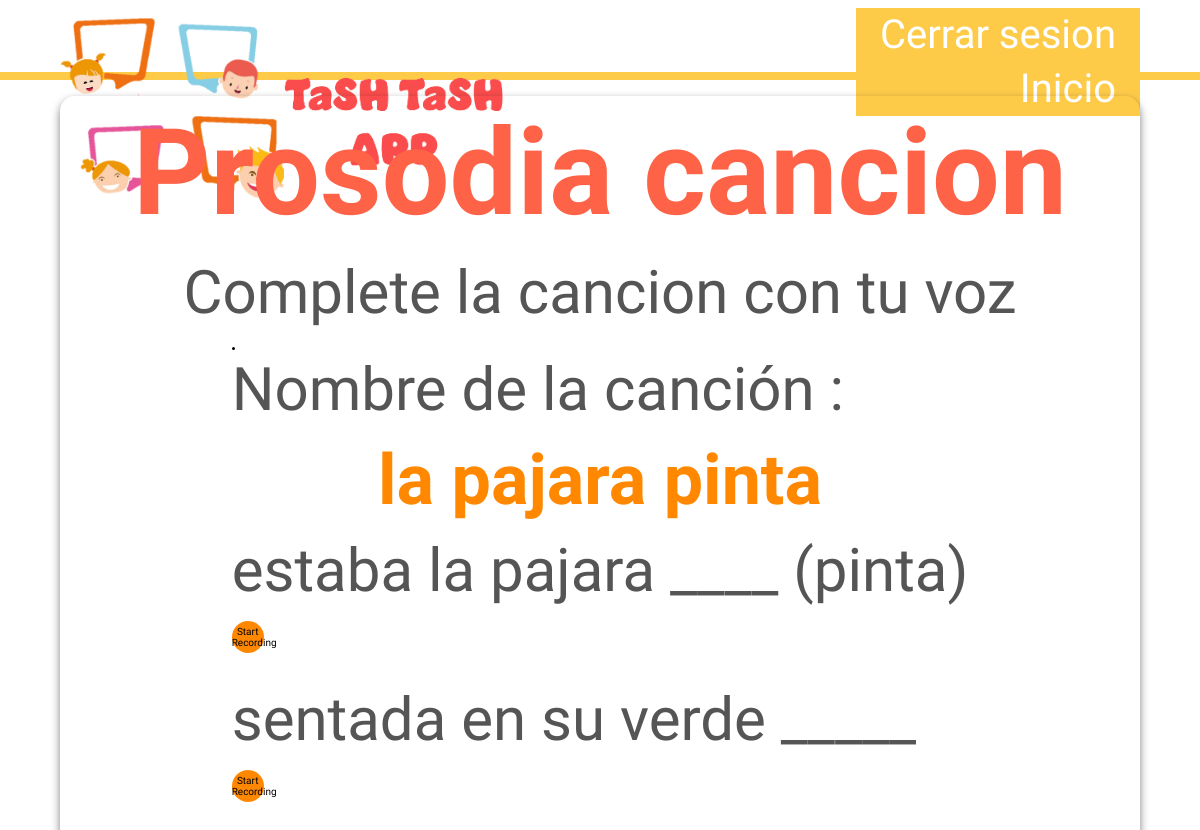
Page /prosodia/prosodia_cancion/ (signed in) on the committed database.
### prosodia/models.py (models this page shows, shortened)
class Prosodia_cancion_info(models.Model):
    nombre= models.TextField(max_length=100, verbose_name="nombre")
    parrafo_1 = models.TextField(max_length=1000, verbose_name="parrafo_1")
    respuesta_1 = models.TextField(max_length=100, verbose_name="respuesta_1")
    parrafo_2 = models.TextField(max_length=1000, verbose_name="parrafo_2")
    respuesta_2 = models.TextField(max_length=100, verbose_name="respuesta_2")
    parrafo_3 = models.TextField(max_length=1000, verbose_name="parrafo_3")
    respuesta_3 = models.TextField(max_length=100, verbose_name="respuesta_3")
    parrafo_4 = models.TextField(max_length=1000, verbose_name="parrafo_4")
    respuesta_4 = models.TextField(max_length=100, verbose_name="respuesta_4")
    parrafo_5 = models.TextField(max_length=1000, verbose_name="parrafo_5")
    respuesta_5 = models.TextField(max_length=100, verbose_name="respuesta_5")

### prosodia/views.py (the view, shortened to what this page needs)
class ProsodiaCancionAPIView(APIView):
    permission_classes = [IsAuthenticated]
    def __init__(self, **kwargs):
        super().__init__(**kwargs)
        cantidad_modulos = Prosodia_cancion_info.objects.count()
        modulo_numero = random.randint(1,cantidad_modulos)
        self.queryset = Prosodia_cancion_info.objects.all()[modulo_numero-1:modulo_numero]
    def get(self, request, format=None):
        context = {
            'instrucciones': self.queryset
        }
        return render(request, 'prosodia/prosodia_cancion.html', context)

### prosodia/templates/prosodia/prosodia_cancion.html (shortened to what this page needs)
{% extends "base.html" %}
{% load static %}
{% block extra_styles %}
    <link rel="stylesheet" href="{% static 'prosodia/css/style_prosodia_trabalenguas.css' %}">
{% endblock extra_styles %}
{% block content %}
<div class="content" >
    <h2>Prosodia cancion</h2>
    <p>Complete la cancion con tu voz</p>
    {% for instruccion in instrucciones %}
    <li>
        <p>Nombre de la canción : </p>
        <h3>{{instruccion.nombre}}</h3>
        <p>{{instruccion.parrafo_1}}</p>
        <button id="recordButton_1" class="mic-button">Start Recording</button>
        {% if instruccion.parrafo_2 != "0" %}
            <p>{{instruccion.parrafo_2}}</p>
            <button id="recordButton_2" class="mic-button">Start Recording</button>
        {% endif %}
    </li>
    {%endfor%}
</div>
{% endblock content %}

### static/css/base.css (style rules this page uses)
:root { --color-titulo: #ff6347; --color-subtitulo: #ff8800; --color-parrafo: #555; --color-destacado: #ff0015; --font-size-titulo: 12rem; --font-size-subtitulo: 7rem; --font-size-parrafo: 6rem; --font-size-destacado: 8rem; }
* { margin: 0; padding: 0; box-sizing: border-box; font-family: "Concert One", cursive; }
html { font-size: 62.5%; }
.content { width: 90vw; border-radius: 15px; margin-top: 2vh; padding: 1vh 5vw; box-shadow: 0 4px 8px rgba(0, 0, 0, 0.5); display: flex; flex-direction: column; align-items: center; justify-content: space-evenly; }

### prosodia/static/prosodia/css/style_prosodia_trabalenguas.css (style rules this page uses)
.content * { margin-bottom: 2vh; }
h2 { color: var(--color-titulo); font-size: var(--font-size-titulo); text-align: center; }
p { color: var(--color-parrafo); font-size: var(--font-size-parrafo);; }
h3 { color: var(--color-subtitulo); font-size: var(--font-size-subtitulo); text-align: center; }
.mic-button { height: 4vh; width: 4vh; background-color: var(--color-subtitulo); border: rgb(0, 0, 0); cursor: pointer; border-radius: 50%; }

### rows in the picture
Prosodia_cancion_info: nombre "la pajara pinta", parrafo_1 "estaba la pajara ____ (pinta)", parrafo_2 "sentada en su verde _____"
